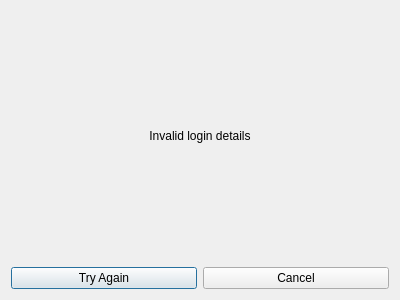
<?xml version="1.0" encoding="UTF-8"?>
<ui version="4.0">
 <class>login_failed_dialog</class>
 <widget class="QDialog" name="login_failed_dialog">
  <property name="geometry">
   <rect>
    <x>0</x>
    <y>0</y>
    <width>400</width>
    <height>300</height>
   </rect>
  </property>
  <property name="windowTitle">
   <string>Dialog</string>
  </property>
  <layout class="QVBoxLayout" name="verticalLayout_2">
   <item>
    <layout class="QVBoxLayout" name="verticalLayout">
     <item>
      <widget class="QLabel" name="lbl_login">
       <property name="text">
        <string>Invalid login details</string>
       </property>
       <property name="alignment">
        <set>Qt::AlignCenter</set>
       </property>
      </widget>
     </item>
     <item>
      <layout class="QHBoxLayout" name="horizontalLayout">
       <item>
        <widget class="QPushButton" name="btnRetry">
         <property name="text">
          <string>Try Again</string>
         </property>
        </widget>
       </item>
       <item>
        <widget class="QPushButton" name="btnCancel">
         <property name="text">
          <string>Cancel</string>
         </property>
        </widget>
       </item>
      </layout>
     </item>
    </layout>
   </item>
  </layout>
 </widget>
 <resources/>
 <connections/>
</ui>
